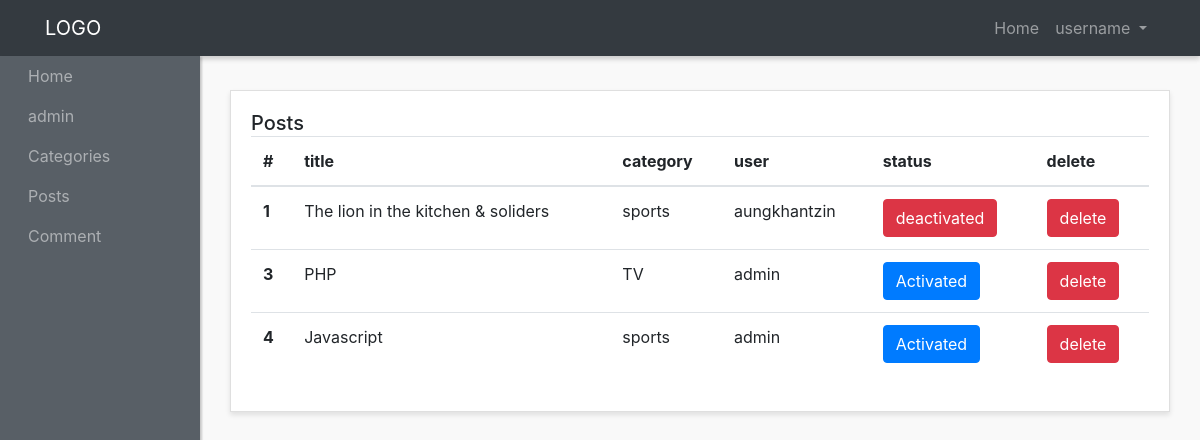
Page /admin-panel/posts-admins/show-posts.php (signed in) on the committed database.
### tables this page shows
CREATE TABLE `posts` (
  `id` int(3) NOT NULL,
  `title` varchar(200) NOT NULL,
  `subtitle` varchar(200) NOT NULL,
  `body` text NOT NULL,
  `status` int(1) NOT NULL DEFAULT 1,
  `category_id` int(3) NOT NULL,
  `img` varchar(200) NOT NULL,
  `user_id` varchar(3) NOT NULL,
  `created_at` timestamp NOT NULL DEFAULT current_timestamp(),
  `username` varchar(200) NOT NULL
);

CREATE TABLE `categories` (
  `id` int(3) NOT NULL,
  `name` varchar(200) NOT NULL,
  `created_at` timestamp NOT NULL DEFAULT current_timestamp()
);

### admin-panel/posts-admins/show-posts.php (the view, shortened to what this page needs)
<?php
require "../layouts/header.php";
require "../../config/config.php";
    $posts = $conn->query("SELECT posts.id AS id, posts.title AS title, posts.username AS username, categories.name AS name, posts.status AS status FROM categories JOIN posts ON categories.id = posts.category_id");
    $posts->execute();
    $rows = $posts->fetchAll(PDO::FETCH_OBJ);
?>
<div class="row">
        <div class="col">
          <div class="card">
            <div class="card-body">
              <h5 class="card-title mb-4 d-inline">Posts</h5>
              <table class="table">
                <thead>
                  <tr>
                    <th scope="col">#</th>
                    <th scope="col">title</th>
                    <th scope="col">category</th>
                    <th scope="col">user</th>
                    <th scope="col">status</th>
                    <th scope="col">delete</th>
                  </tr>
                </thead>
                <tbody>
                <?php
                foreach($rows as $row):
                ?>
                  <tr>
                    <th scope="row"><?php echo $row->id; ?></th>
                    <td><?php echo $row->title; ?></td>
                    <td><?php echo $row->name; ?></td>
                    <td><?php echo $row->username; ?></td>
                      <?php
                      if($row->status ==0):
                      ?>
                          <td><a href="status-posts.php?status=<?php echo $row->status; ?>&id=<?php echo $row->id; ?>" class="btn btn-danger  text-center ">deactivated</a></td>
                      <?php else:  ?>
                     <td><a href="status-posts.php?status=<?php echo $row->status; ?>&id=<?php echo $row->id; ?>" class="btn btn-primary  text-center ">Activated</a></td>
                      <?php endif; ?>
                <td><a href="delete-posts.php?del_id=<?php echo $row->id; ?>" class="btn btn-danger  text-center ">delete</a></td>
                  </tr>
                <?php endforeach; ?>
                </tbody>
              </table>
            </div>
          </div>
        </div>
      </div>
<?php
require "../layouts/header.php";
?>

### admin-panel/styles/style.css (style rules this page uses)
body { background:#f9f9f9; }
.card { margin-bottom: 15px; border-radius:0; box-shadow: 0 3px 5px rgba(0,0,0,.1); }

### rows in the picture
posts: id "1", title "The lion in the kitchen & soliders", category.name "sports", username "aungkhantzin"
posts: id "3", title "PHP", category.name "TV", username "admin"
posts: id "4", title "Javascript", category.name "sports", username "admin"

### other values in the picture
$_SESSION['adminname'] "admin"
